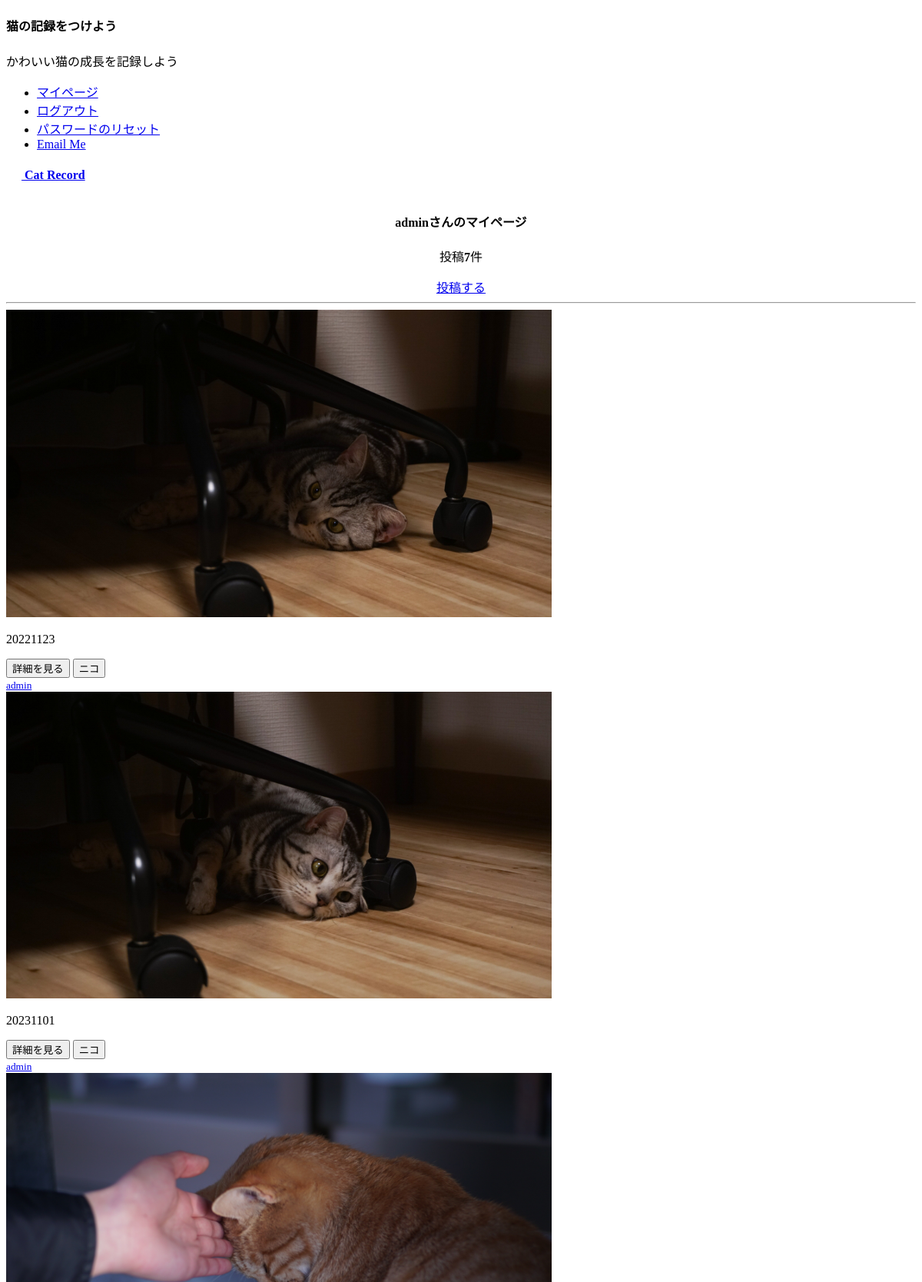
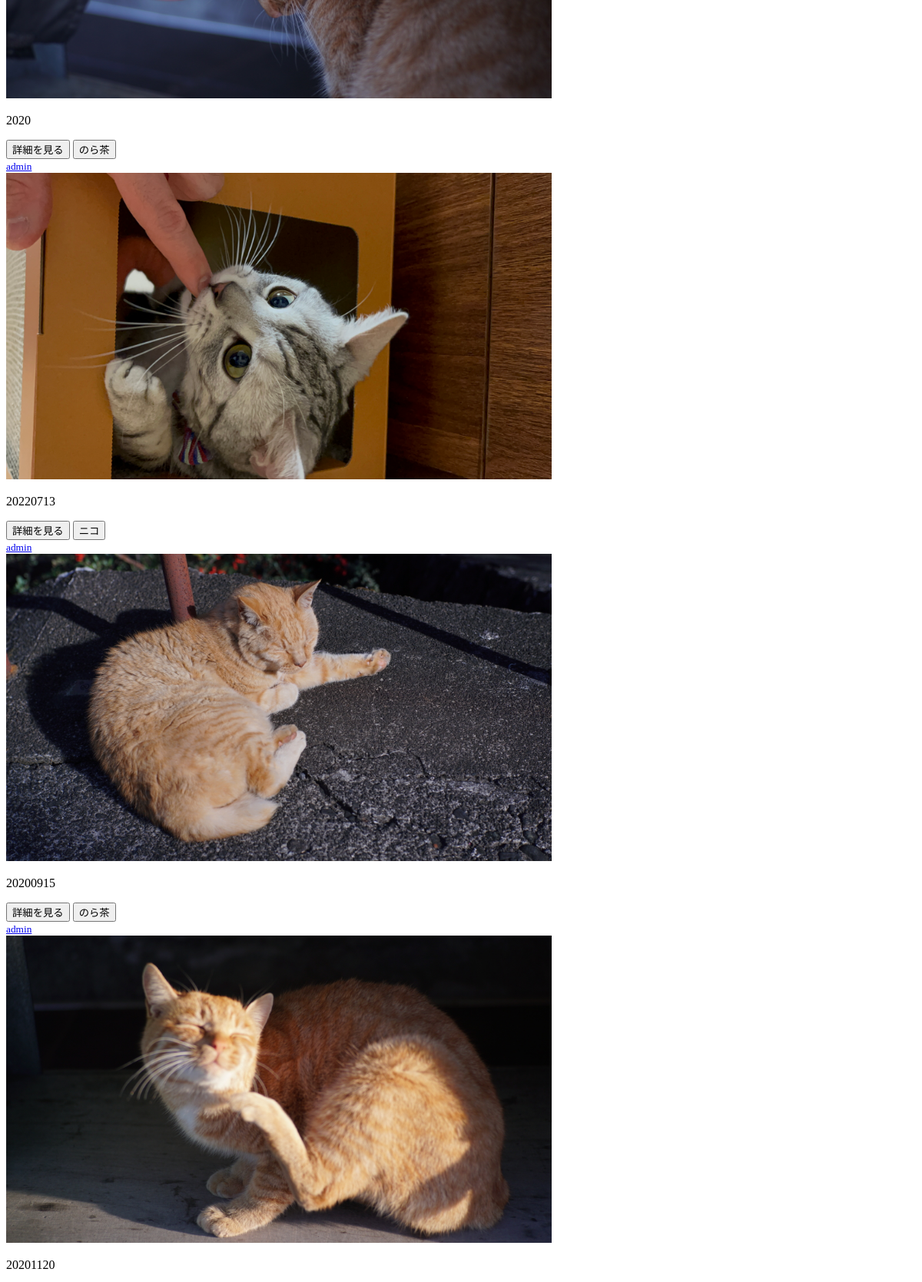
Screenshot of /mypage/ (signed in, upper part) with the database file from the repository (2 pictures, top to bottom).
### accounts/models.py (models this page shows)
class CustomUser(AbstractUser):
    pass

### record/models.py (models this page shows, shortened)
class ConditionRecord(models.Model):
    user=models.ForeignKey(
        CustomUser,
        verbose_name='ユーザー',
        on_delete=models.PROTECT
        )
    catname=models.ForeignKey(
        CatName,
        verbose_name='猫の名前',
        on_delete=models.PROTECT
        )
    UNIT=(('g','g'),
        ('袋', '袋'),
        ('本','本'),
        ('個','個'))
    AMOUNT=(('すごく多い','すごく多い'),
        ('多い','多い'),
        ('いつも通り','いつも通り'),
        ('少ない','少ない'),
        ('すごく少ない','すごく少ない'))
    SCONDITION=(('カチコチ','カチコチ'),
        ('カタ','カタ'),
        ('いつも通り','いつも通り'),
        ('ヤワ','ヤワ'),
        ('シャバシャバ','シャバシャバ'))
    CONDITION=(('すごく良い','すごく良い'),
        ('良い','良い'),
        ('変わらず','変わらず'),
        ('悪い','悪い'),
        ('すごく悪い','すごく悪い'))
    CLINIC=(('通院日','通院日'),
            ('通院なし','通院なし'))
    NAIL=(('爪を切った','爪を切った'),
        ('爪切ってない','爪切ってない'))
    date=models.IntegerField(
        verbose_name='記録日'                   #フィールドのタイトル
        )
    food_category_bf=models.ForeignKey(
        FoodCategory,
        verbose_name='朝ごはんの種類',
        on_delete=models.PROTECT,
        related_name='food_category_bf',
        blank=True,
        null=True
        )
    food_amount_bf=models.DecimalField(
        verbose_name='朝ごはんの量',              #フィールドのタイトル
        max_digits=5,
        decimal_places=2,
        blank=True,
        null=True
        )
    food_unit_bf=models.CharField(
        verbose_name='朝ごはんの量の単位',        #フィールドのタイトル
        max_length=50,                           #最大文字数は50文字
        choices=UNIT,                            #unitフィールドにはUNITの要素のみを登録
        blank=True,
        null=True
        )
    food_category_l=models.ForeignKey(
        FoodCategory,
        verbose_name='昼ごはんの種類',
        on_delete=models.PROTECT,
        related_name='food_category_l',
        blank=True,
        null=True
        )
    food_amount_l=models.DecimalField(
        verbose_name='昼ごはんの量',              #フィールドのタイトル
        max_digits=5,
        decimal_places=2,
        blank=True,
        null=True
        )
    food_unit_l=models.CharField(
        verbose_name='昼ごはんの量の単位',        #フィールドのタイトル
        max_length=50,                           #最大文字数は50文字
        choices=UNIT,                            #unitフィールドにはUNITの要素のみを登録
        blank=True,
        null=True
        )
    food_category_d=models.ForeignKey(
        FoodCategory,
        verbose_name='夕ごはんの種類',
        on_delete=models.PROTECT,
        related_name='food_category_d',
        blank=True,
        null=True
        )
    food_amount_d=models.DecimalField(
        verbose_name='夕ごはんの量',              #フィールドのタイトル
        max_digits=5,
        decimal_places=2,
        blank=True,
        null=True
        )
    food_unit_d=models.CharField(
        verbose_name='夕ごはんの量の単位',        #フィールドのタイトル
        max_length=50,                           #最大文字数は50文字
        choices=UNIT,                            #unitフィールドにはUNITの要素のみを登録
        blank=True,
        null=True,
        )
    snack_category_1=models.ForeignKey(
        SnackCategory,
        verbose_name='おやつ1の種類',
        on_delete=models.PROTECT,
        related_name='snack_category_1',
        blank=True,
        null=True
        )
    snack_amount_1=models.DecimalField(
        verbose_name='おやつ1の量',              #フィールドのタイトル
        max_digits=5,
        decimal_places=2,
        blank=True,
        null=True
        )
    snack_unit_1=models.CharField(
        verbose_name='おやつ1の量の単位',        #フィールドのタイトル
        max_length=50,                          #最大文字数は50文字
        choices=UNIT,                           #unitフィールドにはUNITの要素のみを登録
        blank=True,
        null=True
        )
    snack_category_2=models.ForeignKey(
        SnackCategory,
        verbose_name='おやつ2の種類',
        on_delete=models.PROTECT,
        related_name='snack_category_2',
        blank=True,
        null=True
        )
    snack_amount_2=models.DecimalField(
        verbose_name='おやつ2の量',      #フィールドのタイトル
        max_digits=5,
        decimal_places=2,
        blank=True,
        null=True
        )
    snack_unit_2=models.CharField(
        verbose_name='おやつ2の量の単位',        #フィールドのタイトル
        max_length=50,                          #最大文字数は50文字
        choices=UNIT,                           #unitフィールドにはUNITの要素のみを登録
        blank=True,
        null=True
        )
    snack_category_3=models.ForeignKey(
        SnackCategory,
        verbose_name='おやつ3の種類',
        on_delete=models.PROTECT,
        related_name='snack_category_3',
        blank=True,
        null=True
        )
    snack_amount_3=models.DecimalField(
        verbose_name='おやつ3の量',      #フィールドのタイトル
        max_digits=5,
        decimal_places=2,
        blank=True,
        null=True
        )
    snack_unit_3=models.CharField(
        verbose_name='おやつ3の量の単位',        #フィールドのタイトル
        max_length=50,                          #最大文字数は50文字
        choices=UNIT,                           #unitフィールドにはUNITの要素のみを登録
        blank=True,
        null=True
        )
    urine_amount=models.CharField(
        verbose_name='尿の量',           #フィールドのタイトル
        max_length=50,                   #最大文字数は50文字
        choices=AMOUNT                   #urine_amountフィールドにはAMOUNTの要素のみを登録
        )
    stool_amount=models.CharField(
        verbose_name='便の量',          #フィールドのタイトル
        max_length=50,                  #最大文字数は50文字
        choices=AMOUNT                  #stool_amountフィールドにはAMOUNTの要素のみを登録
        )
    stool_condition=models.CharField(
        verbose_name='便の状態',       #フィールドのタイトル
        max_length=50,                 #最大文字数は50文字
        choices=SCONDITION             #stool_conditionフィールドにはSCONDITIONの要素のみを登録
        )
    physical_condition=models.CharField(
        verbose_name='元気度数',       #フィールドのタイトル
        max_length=50,                 #最大文字数は50文字
        choices=CONDITION              #physical_conditionフィールドにはCONDITIONの要素のみを登録
        )
    damage=models.CharField(
        verbose_name='傷の状態',       #フィールドのタイトル
        max_length=50,                 #最大文字数は50文字
        choices=CONDITION              #damageフィールドにはCONDITIONの要素のみを登録
        )
    clinic=models.CharField(
        verbose_name='通院日',         #フィールドのタイトル
        max_length=50,                 #最大文字数は50文字
        choices=CLINIC                 #clinicフィールドにはCLINICの要素のみを登録
        )
    cut_nail=models.CharField(
        verbose_name='爪切り',         #フィールドのタイトル
        max_length=50,                 #最大文字数は50文字
        choices=NAIL                   #cut_nailフィールドにはNAILの要素のみを登録
        )
    weight=models.DecimalField(
        verbose_name='体重',            #フィールドのタイトル
        max_digits=5,
        decimal_places=2,
        blank=True,
        null=True
        )
    comment=models.TextField(
        verbose_name='その他',
        max_length=200,
        blank=True,
        null=True
        )
    image=models.ImageField(
        verbose_name='イメージ',
        upload_to='photos'
        )
    posted_at=models.DateTimeField(
        verbose_name='投稿日時',         #フィールドのタイトル
        auto_now_add=True                #日時を自動追加
        )

class CatName(models.Model):
    title=models.CharField(
        verbose_name='猫の名前',                      #フィールドのタイトル
        max_length=30)

### record/views.py (the view)
class MypageView(ListView):
    template_name='mypage.html'
    paginate_by=7
    def get_queryset(self):
        queryset=ConditionRecord.objects.filter(user=self.request.user).order_by('-posted_at')
        return queryset

### record/templates/mypage.html (shortened to what this page needs)
{% extends 'base.html' %}
    {% block contents %}
    {% if user.is_authenticated %}
        <br>
        <div style="text-align:center">
            <h4>{{user.username}}さんのマイページ</h4>
            {% if object_list.count == 0 %}
                <p>{{user.username}}さんの投稿はありません</p>
            {% else %}
                <p>投稿<strong>{{object_list.count}}</strong>件</p>
            {% endif %}
            <a href="{% url 'record:post' %}">投稿する</a>
        </div>
        <hr>
    {% endif %}
    {% include "records_list.html" %}
    {% endblock %}

### record/templates/records_list.html (shortened to what this page needs)
<div class="container">
    <div class="row row-cols-1 row-cols-sm-2 row-cols-md-3 g-3">
        {% for record in object_list %}
        <div class="col">
            <div class="card shadow-sm">
                <img src="{{ record.image.url }}"
                    class="bg-placeholder-img card-img-top"
                    width="60%" height="60%"
                    xmlns="http://www.w3.org/2000/svg"
                    roll="img" aria-label="Placeholder: Thumbnail"
                    preserveAspectRatio="xMidYMid slice"
                    focusable="false">
                    <rect width="100%" height="100%" fill="#55595c"/>
                <div class="card-body">
                    <p class="card-text">
                        {{ record.date }}
                    </p>
                    <div class="d-flex justify-content-between align-items-center">
                        <div class="btn-group">
                            <button type="button"
                                    class="btn btn-sm btn-outline-secondary"
                                    onclick="location.href='{% url 'record:record_detail' record.pk %}'">
                                    詳細を見る</button>
                            <button type="button"
                                    class="btn btn-sm btn-outline-secondary"
                                    onclick="location.href='{% url 'record:records_catname' catname=record.catname.id %}'">
                                    {{ record.catname.title }}</button>
                        </div>
                        <a href="{% url 'record:user_list' user=record.user.id %}">
                            <small class="text-muted">{{ record.user.username }}</small>
                        </a>
                    </div>
                </div>
            </div>
        </div>
        {% endfor %}
    </div>
</div>

### rows the page displays
CustomUser: username "admin"
ConditionRecord: image (picture), date "20221123", catname "ニコ", user.username "admin"
ConditionRecord: image (picture), date "20231101", catname "ニコ", user.username "admin"
ConditionRecord: image (picture), date "2020", catname "のら茶", user.username "admin"
ConditionRecord: image (picture), date "20220713", catname "ニコ", user.username "admin"
ConditionRecord: image (picture), date "20200915", catname "のら茶", user.username "admin"
ConditionRecord: image (picture), date "20201120"

### other values shown
{{ object_list.count }} "7"
